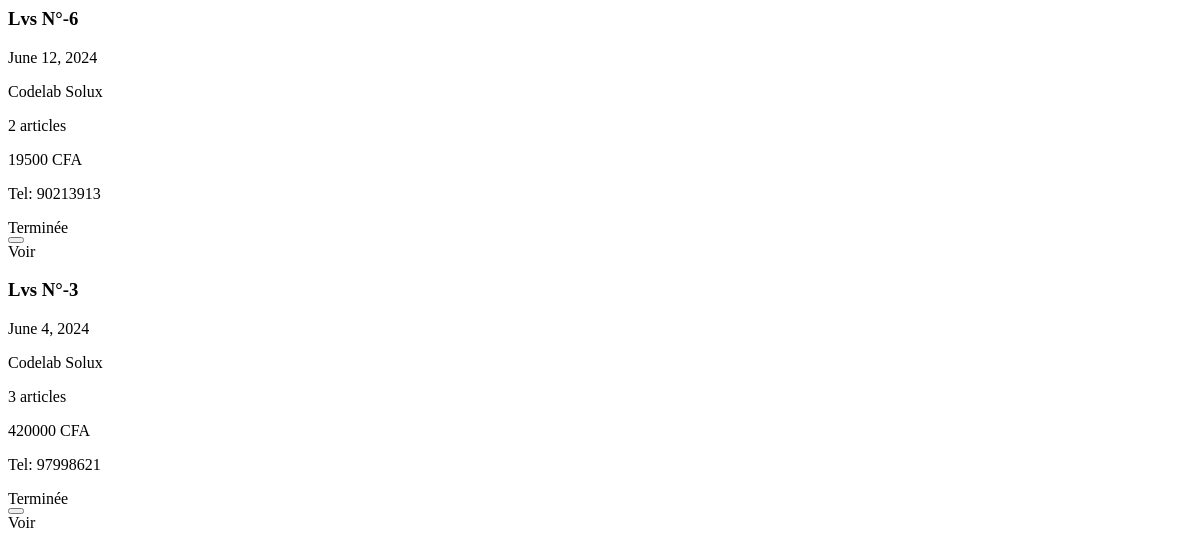
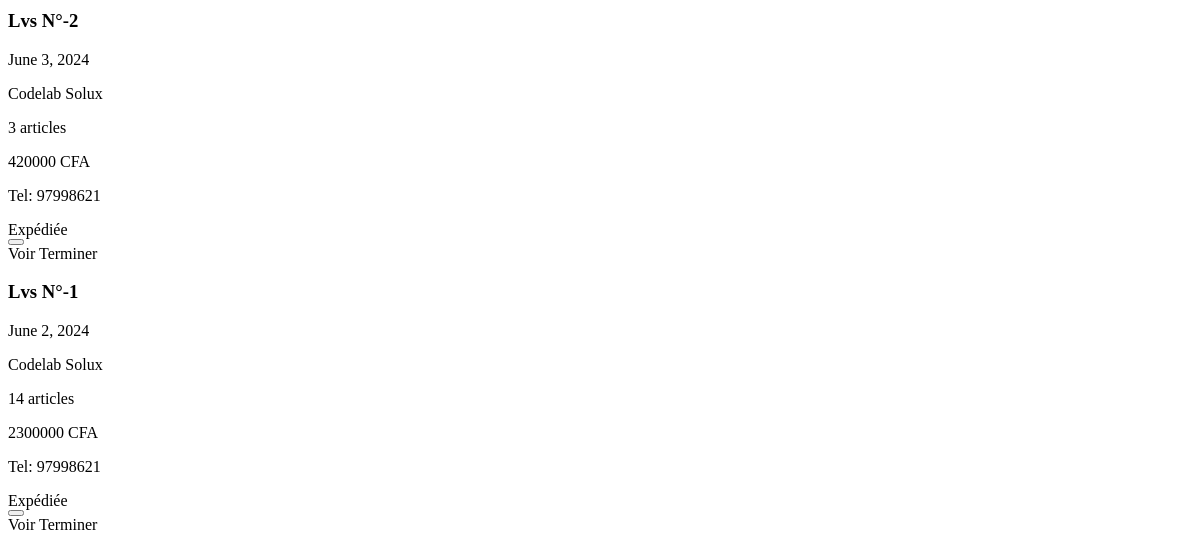
/dashboard/deliveries/list/ (signed in), run on an earlier commit of the app's database (2 pictures, top to bottom).
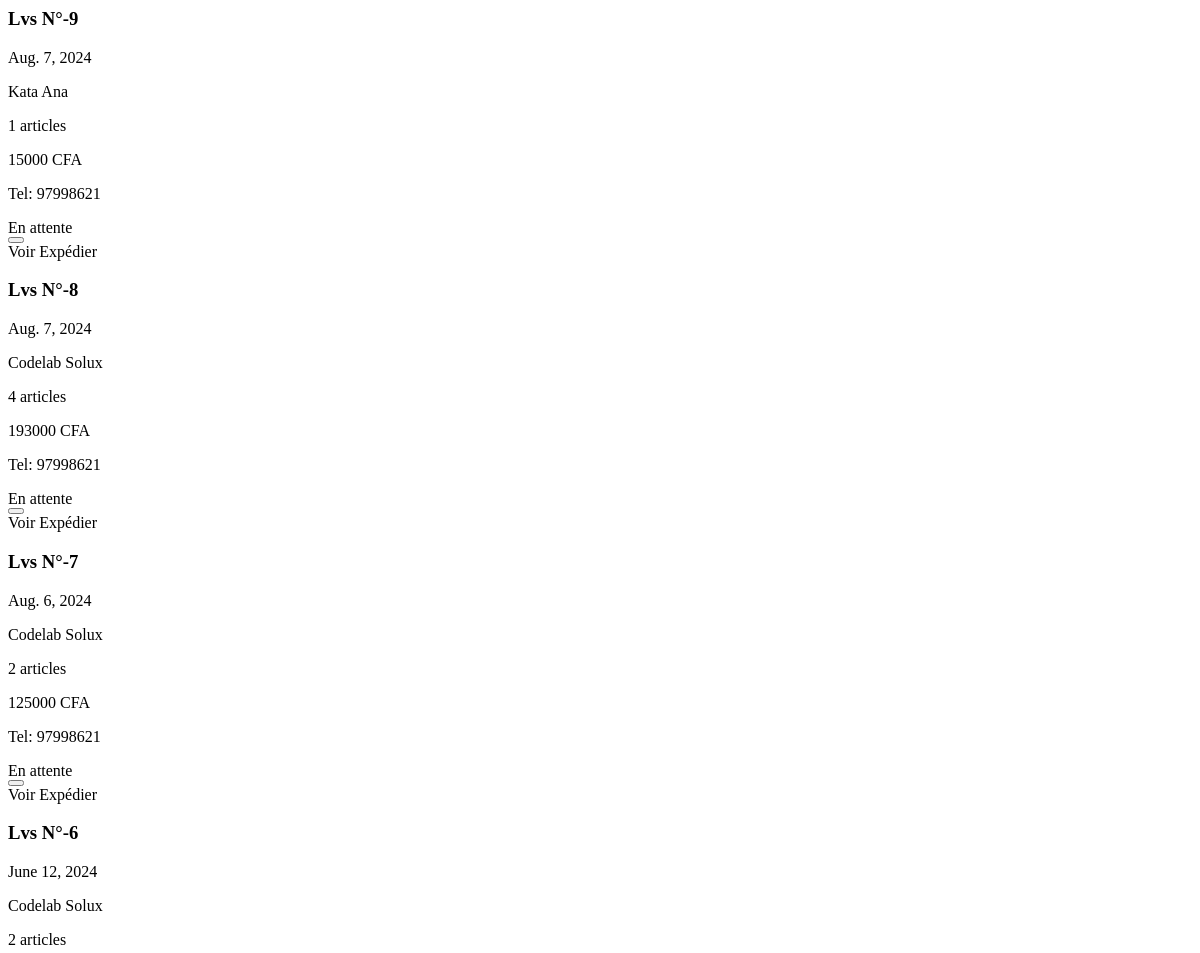
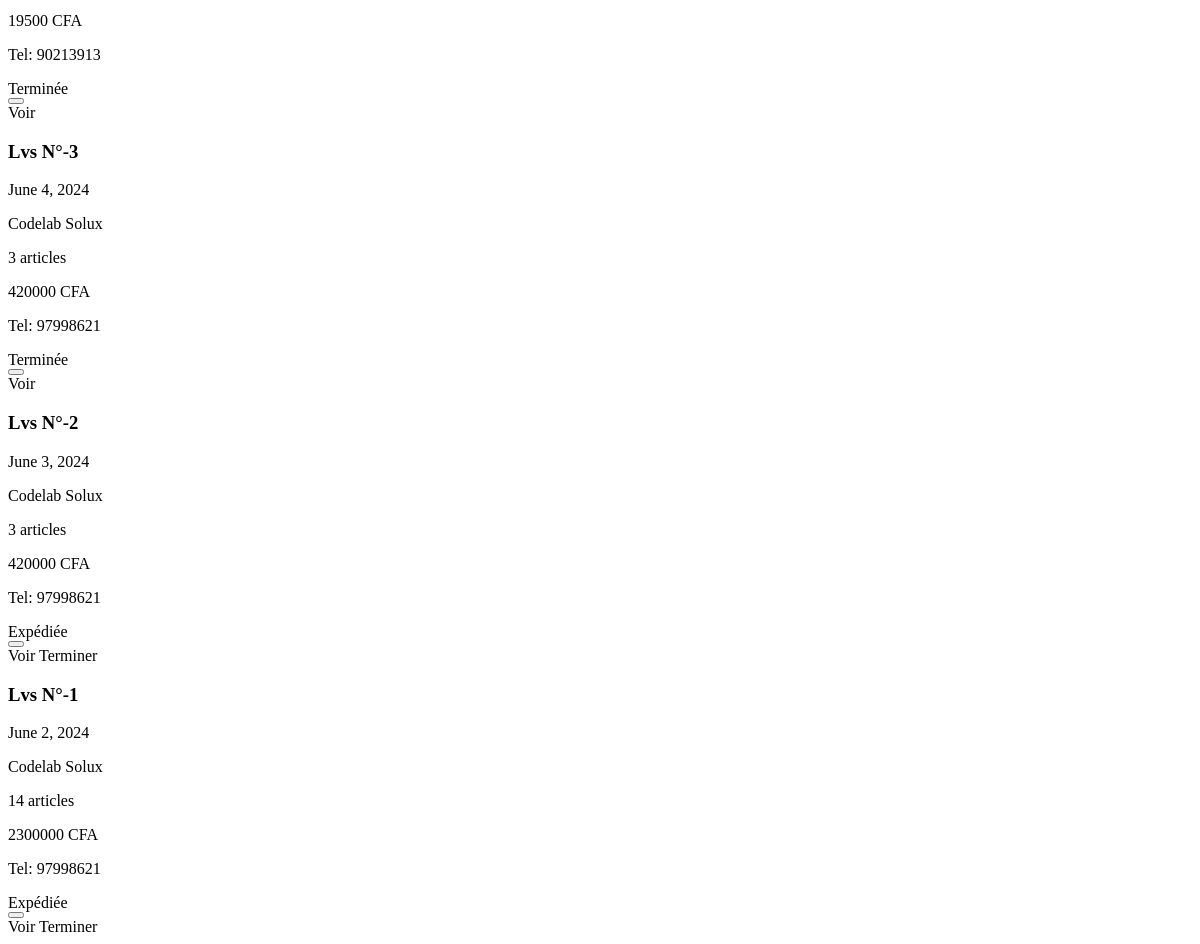
And on a later commit of the database (2 pictures, top to bottom).
### store/models.py (models this page shows, shortened)
class Delivery(models.Model):
    order = models.ForeignKey(
        Order, on_delete=models.SET_NULL, null=True)
    delivery_type = models.ForeignKey(
        DeliveryType, on_delete=models.SET_NULL, default=1, null=True)
    client = models.ForeignKey(
        CustomUser, on_delete=models.SET_NULL, null=True)
    items = models.IntegerField(default=0)
    phone = models.CharField(max_length=255)
    address = models.CharField(max_length=255)
    amount_due = models.IntegerField(default=0, blank=True, null=True)
    amount_paid = models.IntegerField(default=0, blank=True, null=True)
    status = models.CharField(
        max_length=50, choices=delivery_statuses, default='pending')
    is_vip = models.BooleanField(default=False)
    d_day = models.DateField(default=get_tomorrow)
    timestamp = models.DateTimeField(auto_now_add=True)
    is_cancelled = models.BooleanField(default=False)
    observation = models.CharField(max_length=500, blank=True, null=True)
    signature = models.ImageField(
        upload_to='signatures/deliveries/', null=True, blank=True)

### accounts/models.py (models this page shows, shortened)
class CustomUser(AbstractBaseUser, PermissionsMixin):
    email = models.EmailField(db_index=True, unique=True, max_length=255)
    username = models.CharField(
        max_length=255, unique=True, blank=True, null=True)
    first_name = models.CharField(max_length=255)
    last_name = models.CharField(max_length=255)
    phone = models.CharField(
        max_length=100, unique=True, blank=True, null=True)
    role = models.ForeignKey(
        Role, on_delete=models.CASCADE, blank=True, null=True,)
    is_active = models.BooleanField(default=True)
    is_staff = models.BooleanField(default=False)
    is_superuser = models.BooleanField(default=False)
    objects = CustomUserManager()
    USERNAME_FIELD = 'email'
    REQUIRED_FIELDS = []
    def get_full_name(self):
        return f' {self.last_name} {self.first_name}'

### dashboard/views.py (the view)
# urls.py: path('deliveries/list/', deliveries_list, name='deliveries_list'),
@login_required(login_url='login')
def deliveries_list(req):
    deliveries = Delivery.objects.all().order_by('-timestamp')
    context = {
        'deliveries': deliveries,
    }
    return render(req, 'dashboard/partials/deliveries_list.html', context)

### store/context_processors.py (called while the page is built)
def cart(request):
    return {'cart': Cart(request)}

### utils.py (called while the page is built)
def h_encode(id):
    return hashids.encode(id)

    def to_url(self, value):
        return h_encode(value)

### dashboard/templates/dashboard/partials/deliveries_list.html
{% if not deliveries %}
<div class="flex flex-col items-center gap-2 my-20 mx-auto">
  <i class="fa-solid fa-truck text-teal-900 text-9xl"></i>
  <span>Aucune livraison trouvéeeee</span>
</div>
{% else %}
<div class="flex flex-col gap-2">
  {% for obj in deliveries %}
  {% include 'dashboard/components/delivery_card.html' %}
  {% endfor %}
</div>
{% endif %}

### dashboard/templates/dashboard/components/delivery_card.html (shortened to what this page needs)
{% load static %}
<div
  class="py-2 px-4 w-full bg-white hover:bg-gray-100 {% if obj.status == 'cancelled' %} text-gray-400 {% else %}  text-gray-600 {% endif %} text-xs xl:text-sm flex justify-between items-center lg:grid lg:grid-cols-8 rounded-full border hover:shadow-lg transition duration-200 ease-in"
>
  <h3 class="font-bold text-black">Lvs N°-{{obj.id}}</h3>
  <p>
    {{obj.d_day}}
  </p>
  <p>
    {{obj.client.get_full_name}}
  </p>
  <p>
    {{obj.items}} articles
  </p>
  <p>
    {{obj.amount_due}} CFA
  </p>
  <p>
  Tel:
    {{obj.phone}}
  </p>
  {% include 'store/components/delivery_status.html' %}
  <div class="w-fit mx-auto text-end relative text-gray-700">
    <button
      type="button"
      class="hover:text-black bg-white hover:text-teal-700 px-3 py-1 rounded-full"
      name="deliverySentry"
      id="deliverySentry"
      aria-expanded="false"
      aria-haspopup="true"
      onclick="toggleHostActionDropdown(this,'{{obj.id}}')"
    >
    </button>
    <div
      class="hidden bg-gray-50 w-40 shadow-md lg:w-[180px] p-2 absolute right-0 top-12 origin-top-left bg-white z-10 rounded-xl flex flex-col items-center gap-2 text-xs lg:text-sm overflow-hidden"
      role="status menu"
      aria-orientation="vertical"
      aria-labelledby="status-menu-button"
      tabindex="-1"
      id="actionMenu{{obj.id}}"
    >
      <a
        hx-get="{% url 'dash_delivery' obj.id %}"
        hx-target="#dashbase"
        hx-swap = 'outerHTML'
        class="px-4 py-2 flex items-center hover:text-black hover:bg-gray-200 rounded-full w-full text-center cursor-pointer"
        >
        Voir
      </a>
      {% if obj.status == 'pending' %}
      <a
        hx-post="{% url 'manage_delivery' obj.id 'dispatch'  %}"
        class="px-4 py-2 flex items-center hover:text-black hover:bg-yellow-200 rounded-full w-full text-center  cursor-pointer"
      >
        Expédier
      </a>
      {% elif obj.status == 'dispatched' %}
      <a
        hx-post="{% url 'manage_delivery' obj.id 'finish'  %}"
        class="px-4 py-2 flex items-center hover:text-black hover:bg-green-200 rounded-full w-full text-center  cursor-pointer"
      >
        Terminer
      </a>
      {% endif %}
    </div>
  </div>
</div>

### store/templates/store/components/delivery_status.html (shortened to what this page needs)
{% if not curr_obj %} {% if obj.status == 'pending' %}
<span class="bg-red-200 text-black text-xs text-center px-3 py-1 rounded-full">
  {{obj.get_status_display}}
</span>
{% elif obj.status == 'dispatched' %}
<span
  class="bg-yellow-200 text-black text-xs text-center px-3 py-1 rounded-full"
>
  {{obj.get_status_display}}
</span>
{% elif obj.status == 'finished' %}
<span
  class="bg-green-200 text-black text-xs text-center px-3 py-1 rounded-full"
>
  {{obj.get_status_display}}
</span>
{% else %}
<span class="bg-gray-200 text-black text-xs text-center px-3 py-1 rounded-full">
  {{obj.get_status_display}}
</span>
{% endif %}
{% endif %}

What changed in the data, as far as the page shows it:
added Delivery: id "9", d_day "Aug. 7, 2024", client.get_full_name "Kata Ana", items "1", amount_due "15000", phone "97998621", status "En attente", shows "Expédier"
added Delivery: id "8", d_day "Aug. 7, 2024", client.get_full_name "Codelab Solux", items "4", amount_due "193000", phone "97998621", status "En attente", shows "Expédier"
added Delivery: id "7", d_day "Aug. 6, 2024", client.get_full_name "Codelab Solux", items "2", amount_due "125000", phone "97998621", status "En attente", shows "Expédier"
